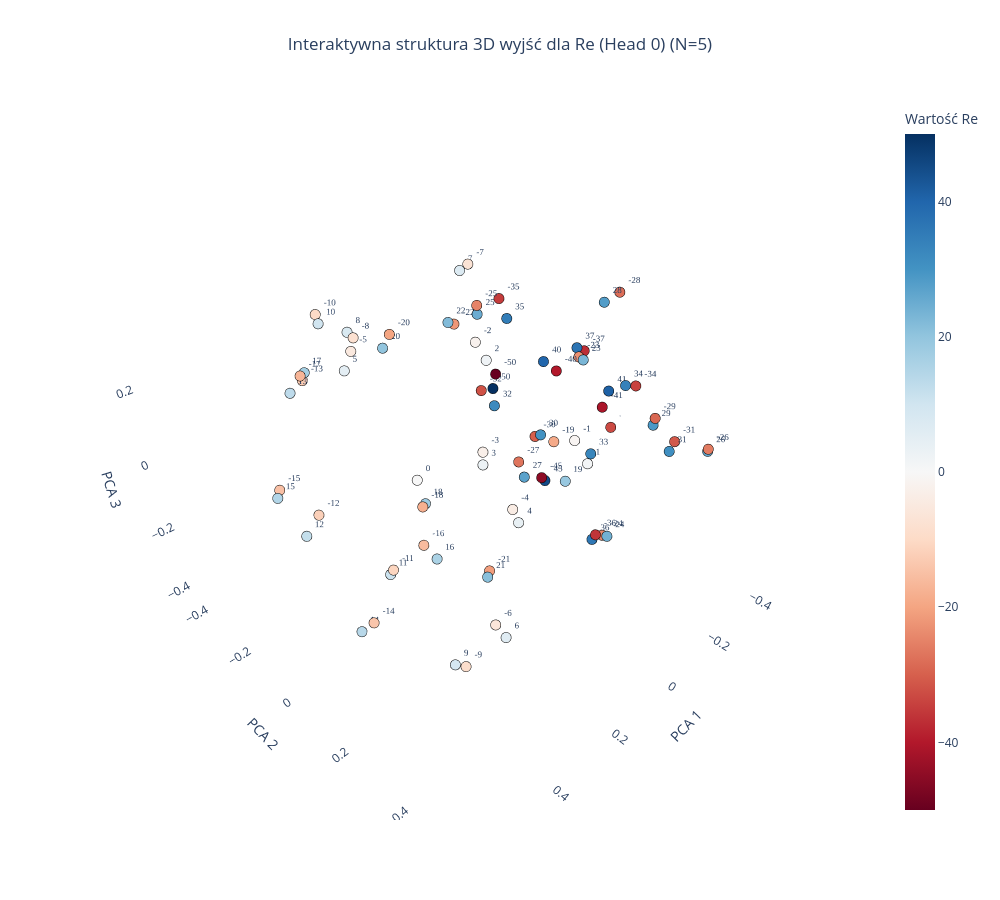
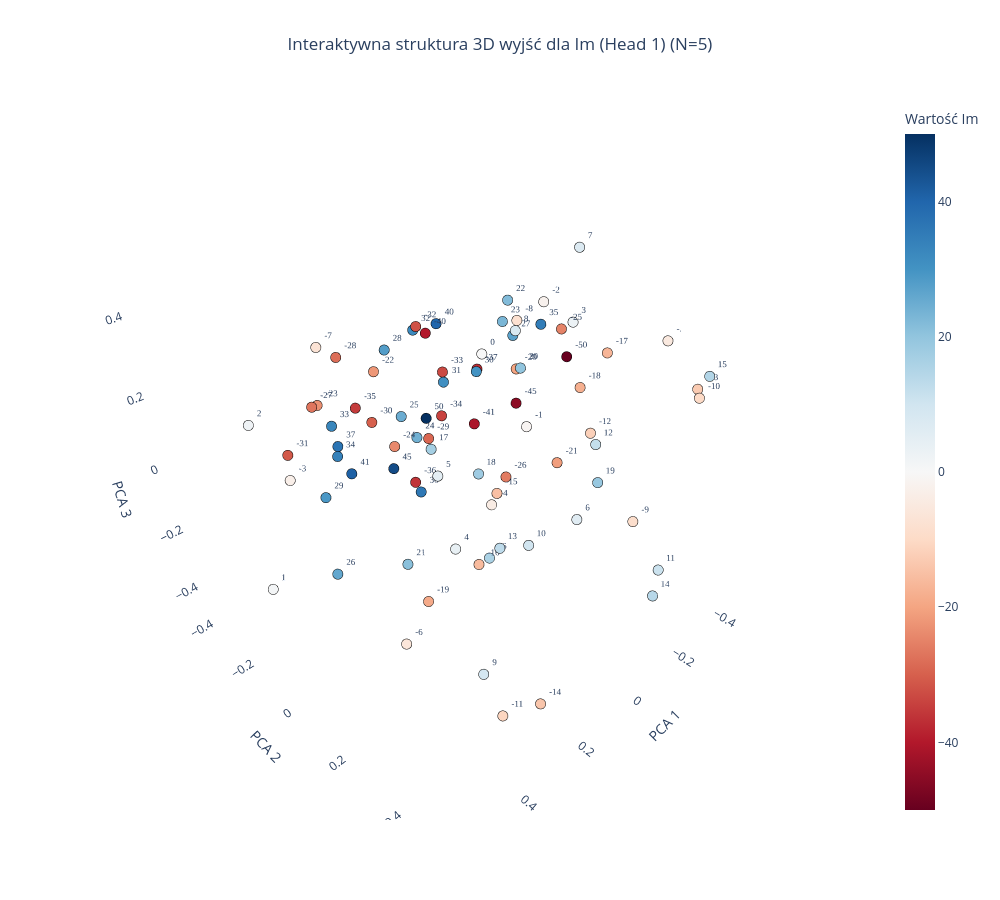

Source (notebook cell) for these figures, in order:
### Code cell
plot_output_head_plotly_3d(model, N=N, head_idx=0)

plot_output_head_plotly_3d(model, N=N, head_idx=1)

### Figure 1 — Plotly figure (JSON) as saved in the notebook; plotly's stock layout.template omitted (floating-point values rounded to 4 significant figures)
{"data": [{"hoverinfo": "text", "hovertext": ["Token ID: 0<br>Wartość algebraiczna: -50", "Token ID: 5<br>Wartość algebraiczna: -45", "Token ID: 9<br>Wartość algebraiczna: -41", "Token ID: 10<br>Wartość algebraiczna: -40", "Token ID: 13<br>Wartość algebraiczna: -37", "Token ID: 14<br>Wartość algebraiczna: -36", "Token ID: 15<br>Wartość algebraiczna: -35", "Token ID: 16<br>Wartość algebraiczna: -34", "Token ID: 17<br>Wartość algebraiczna: -33", "Token ID: 18<br>Wartość algebraiczna: -32", "Token ID: 19<br>Wartość algebraiczna: -31", "Token ID: 20<br>Wartość algebraiczna: -30", "Token ID: 21<br>Wartość algebraiczna: -29", "Token ID: 22<br>Wartość algebraiczna: -28", "Token ID: 23<br>Wartość algebraiczna: -27", "Token ID: 24<br>Wartość algebraiczna: -26", "Token ID: 25<br>Wartość algebraiczna: -25", "Token ID: 26<br>Wartość algebraiczna: -24", "Token ID: 27<br>Wartość algebraiczna: -23", "Token ID: 28<br>Wartość algebraiczna: -22", "Token ID: 29<br>Wartość algebraiczna: -21", "Token ID: 30<br>Wartość algebraiczna: -20", "Token ID: 31<br>Wartość algebraiczna: -19", "Token ID: 32<br>Wartość algebraiczna: -18", "Token ID: 33<br>Wartość algebraiczna: -17", "Token ID: 34<br>Wartość algebraiczna: -16", "Token ID: 35<br>Wartość algebraiczna: -15", "Token ID: 36<br>Wartość algebraiczna: -14", "Token ID: 37<br>Wartość algebraiczna: -13", "Token ID: 38<br>Wartość algebraiczna: -12", "Token ID: 39<br>Wartość algebraiczna: -11", "Token ID: 40<br>Wartość algebraiczna: -10", "Token ID: 41<br>Wartość algebraiczna: -9", "Token ID: 42<br>Wartość algebraiczna: -8", "Token ID: 43<br>Wartość algebraiczna: -7", "Token ID: 44<br>Wartość algebraiczna: -6", "Token ID: 45<br>Wartość algebraiczna: -5", "Token ID: 46<br>Wartość algebraiczna: -4", "Token ID: 47<br>Wartość algebraiczna: -3", "Token ID: 48<br>Wartość algebraiczna: -2", "Token ID: 49<br>Wartość algebraiczna: -1", "Token ID: 50<br>Wartość algebraiczna: 0", "Token ID: 51<br>Wartość algebraiczna: 1", "Token ID: 52<br>Wartość algebraiczna: 2", "Token ID: 53<br>Wartość algebraiczna: 3", "Token ID: 54<br>Wartość algebraiczna: 4", "Token ID: 55<br>Wartość algebraiczna: 5", "Token ID: 56<br>Wartość algebraiczna: 6", "Token ID: 57<br>Wartość algebraiczna: 7", "Token ID: 58<br>Wartość algebraiczna: 8", "Token ID: 59<br>Wartość algebraiczna: 9", "Token ID: 60<br>Wartość algebraiczna: 10", "Token ID: 61<br>Wartość algebraiczna: 11", "Token ID: 62<br>Wartość algebraiczna: 12", "Token ID: 63<br>Wartość algebraiczna: 13", "Token ID: 64<br>Wartość algebraiczna: 14", "Token ID: 65<br>Wartość algebraiczna: 15", "Token ID: 66<br>Wartość algebraiczna: 16", "Token ID: 67<br>Wartość algebraiczna: 17", "Token ID: 68<br>Wartość algebraiczna: 18", "Token ID: 69<br>Wartość algebraiczna: 19", "Token ID: 70<br>Wartość algebraiczna: 20", "Token ID: 71<br>Wartość algebraiczna: 21", "Token ID: 72<br>Wartość algebraiczna: 22", "Token ID: 73<br>Wartość algebraiczna: 23", "Token ID: 74<br>Wartość algebraiczna: 24", "Token ID: 75<br>Wartość algebraiczna: 25", "Token ID: 76<br>Wartość algebraiczna: 26", "Token ID: 77<br>Wartość algebraiczna: 27", "Token ID: 78<br>Wartość algebraiczna: 28", "Token ID: 79<br>Wartość algebraiczna: 29", "Token ID: 80<br>Wartość algebraiczna: 30", "Token ID: 81<br>Wartość algebraiczna: 31", "Token ID: 82<br>Wartość algebraiczna: 32", "Token ID: 83<br>Wartość algebraiczna: 33", "Token ID: 84<br>Wartość algebraiczna: 34", "Token ID: 85<br>Wartość algebraiczna: 35", "Token ID: 86<br>Wartość algebraiczna: 36", "Token ID: 87<br>Wartość algebraiczna: 37", "Token ID: 90<br>Wartość algebraiczna: 40", "Token ID: 91<br>Wartość algebraiczna: 41", "Token ID: 95<br>Wartość algebraiczna: 45", "Token ID: 100<br>Wartość algebraiczna: 50"], "marker": {"color": [-50, -45, -41, -40, -37, -36, -35, -34, -33, -32, -31, -30, -29, -28, -27, -26, -25, -24, -23, -22, -21, -20, -19, -18, -17, -16, -15, -14, -13, -12, -11, -10, -9, -8, -7, -6, -5, -4, -3, -2, -1, 0, 1, 2, 3, 4, 5, 6, 7, 8, 9, 10, 11, 12, 13, 14, 15, 16, 17, 18, 19, 20, 21, 22, 23, 24, 25, 26, 27, 28, 29, 30, 31, 32, 33, 34, 35, 36, 37, 40, 41, 45, 50], "colorbar": {"title": {"text": "Wartość Re"}}, "colorscale": [[0, "rgb(103,0,31)"], [0.1, "rgb(178,24,43)"], [0.2, "rgb(214,96,77)"], [0.3, "rgb(244,165,130)"], [0.4, "rgb(253,219,199)"], [0.5, "rgb(247,247,247)"], [0.6, "rgb(209,229,240)"], [0.7, "rgb(146,197,222)"], [0.8, "rgb(67,147,195)"], [0.9, "rgb(33,102,172)"], [1, "rgb(5,48,97)"]], "line": {"color": "Black", "width": 1}, "showscale": true, "size": 6}, "mode": "markers+text", "text": ["-50", "-45", "-41", "-40", "-37", "-36", "-35", "-34", "-33", "-32", "-31", "-30", "-29", "-28", "-27", "-26", "-25", "-24", "-23", "-22", "-21", "-20", "-19", "-18", "-17", "-16", "-15", "-14", "-13", "-12", "-11", "-10", "-9", "-8", "-7", "-6", "-5", "-4", "-3", "-2", "-1", "0", "1", "2", "3", "4", "5", "6", "7", "8", "9", "10", "11", "12", "13", "14", "15", "16", "17", "18", "19", "20", "21", "22", "23", "24", "25", "26", "27", "28", "29", "30", "31", "32", "33", "34", "35", "36", "37", "40", "41", "45", "50"], "textfont": {"family": "Arial Black", "size": 9}, "textposition": "top right", "type": "scatter3d", "x": [-0.09773, -0.1495, -0.2387, -0.1908, -0.3526, -0.132, -0.2472, -0.2249, -0.4364, -0.2564, -0.319, -0.2088, -0.2288, -0.4047, -0.2946, -0.1228, 0.04329, -0.1489, -0.3058, -0.1262, 0.1336, 0.1462, 0.2804, -0.01998, 0.3162, 0.4526, 0.3824, 0.5652, 0.234, 0.2742, 0.5702, 0.3206, 0.3232, 0.1141, -0.2114, 0.225, 0.2208, 0.2524, -0.2054, -0.1552, -0.008231, 0.03407, 0.00832, -0.1588, -0.2071, 0.2583, 0.2507, 0.21, -0.1964, 0.1147, 0.3461, 0.3297, 0.5759, 0.3178, 0.2794, 0.585, 0.3998, 0.4329, 0.3056, -0.03621, 0.2848, 0.1629, 0.1657, -0.09147, -0.302, -0.1465, 0.03657, -0.1399, -0.2871, -0.3348, -0.2204, -0.2111, -0.2721, -0.2613, -0.3767, -0.2036, -0.2612, -0.1272, -0.3349, -0.1699, -0.2469, -0.1591, -0.1219], "y": [-0.08016, 0.04469, 0.1548, 0.03984, -0.001803, 0.248, -0.2146, 0.2546, 0.04907, -0.2891, 0.3246, -0.03576, 0.3159, 0.05615, -0.1689, 0.519, -0.005122, 0.2571, 0.01816, -0.2607, 0.1292, -0.1902, 0.4284, -0.2962, -0.324, 0.2598, -0.3891, 0.2282, -0.4492, -0.3929, 0.3113, -0.2223, 0.2385, -0.3782, -0.2944, 0.2398, -0.2445, 0.3087, -0.2311, -0.2106, 0.2535, -0.2507, 0.3067, -0.1738, -0.2325, 0.3311, -0.2357, 0.2603, -0.3101, -0.4012, 0.2266, -0.2018, 0.3093, -0.3993, -0.4421, 0.2119, -0.3747, 0.2749, -0.3211, -0.3024, 0.464, -0.1979, 0.154, -0.2459, 0.03587, 0.2734, -0.01067, 0.5097, -0.138, 0.06198, 0.3181, -0.01826, 0.3411, -0.2403, 0.03161, 0.2402, -0.1981, 0.242, -0.01276, 0.01434, 0.1637, 0.04842, -0.1124], "z": [0.09742, -0.1889, 0.04071, 0.1172, 0.09698, -0.2555, 0.2111, 0.149, -0.1592, -0.105, -0.02043, -0.1228, 0.08473, 0.2654, -0.3177, 0.147, 0.3576, -0.2615, 0.1042, 0.1632, -0.2845, 0.2569, 0.3154, -0.4062, 0.1606, 0.07407, -0.1781, -0.07985, 0.0633, -0.3247, 0.1187, 0.3559, -0.3941, 0.1678, 0.294, -0.3264, 0.2201, 0.07773, -0.2688, 0.1179, 0.09715, -0.256, 0.06843, 0.07694, -0.3165, 0.05941, 0.1835, -0.3652, 0.2761, 0.1755, -0.3793, 0.3443, 0.1103, -0.3787, 0.04766, -0.1023, -0.1873, 0.03572, 0.1664, -0.407, 0.2485, 0.2244, -0.268, 0.185, 0.1037, -0.2538, 0.3321, 0.1286, -0.3537, 0.2629, 0.07051, -0.1106, -0.01888, -0.1375, -0.2299, 0.1529, 0.1543, -0.2715, 0.1083, 0.1419, 0.08765, -0.2015, 0.03173]}], "layout": {"height": 900, "scene": {"xaxis": {"backgroundcolor": "white", "gridcolor": "rgba(200,200,200,0.2)", "title": {"text": "PCA 1"}}, "yaxis": {"backgroundcolor": "white", "gridcolor": "rgba(200,200,200,0.2)", "title": {"text": "PCA 2"}}, "zaxis": {"backgroundcolor": "white", "gridcolor": "rgba(200,200,200,0.2)", "title": {"text": "PCA 3"}}}, "showlegend": false, "title": {"text": "Interaktywna struktura 3D wyjść dla Re (Head 0) (N=5)", "x": 0.5, "xanchor": "center"}, "width": 1000}}

### Figure 2 — Plotly figure (JSON) as saved in the notebook; plotly's stock layout.template omitted (floating-point values rounded to 4 significant figures)
{"data": [{"hoverinfo": "text", "hovertext": ["Token ID: 0<br>Wartość algebraiczna: -50", "Token ID: 5<br>Wartość algebraiczna: -45", "Token ID: 9<br>Wartość algebraiczna: -41", "Token ID: 10<br>Wartość algebraiczna: -40", "Token ID: 13<br>Wartość algebraiczna: -37", "Token ID: 14<br>Wartość algebraiczna: -36", "Token ID: 15<br>Wartość algebraiczna: -35", "Token ID: 16<br>Wartość algebraiczna: -34", "Token ID: 17<br>Wartość algebraiczna: -33", "Token ID: 18<br>Wartość algebraiczna: -32", "Token ID: 19<br>Wartość algebraiczna: -31", "Token ID: 20<br>Wartość algebraiczna: -30", "Token ID: 21<br>Wartość algebraiczna: -29", "Token ID: 22<br>Wartość algebraiczna: -28", "Token ID: 23<br>Wartość algebraiczna: -27", "Token ID: 24<br>Wartość algebraiczna: -26", "Token ID: 25<br>Wartość algebraiczna: -25", "Token ID: 26<br>Wartość algebraiczna: -24", "Token ID: 27<br>Wartość algebraiczna: -23", "Token ID: 28<br>Wartość algebraiczna: -22", "Token ID: 29<br>Wartość algebraiczna: -21", "Token ID: 30<br>Wartość algebraiczna: -20", "Token ID: 31<br>Wartość algebraiczna: -19", "Token ID: 32<br>Wartość algebraiczna: -18", "Token ID: 33<br>Wartość algebraiczna: -17", "Token ID: 34<br>Wartość algebraiczna: -16", "Token ID: 35<br>Wartość algebraiczna: -15", "Token ID: 36<br>Wartość algebraiczna: -14", "Token ID: 37<br>Wartość algebraiczna: -13", "Token ID: 38<br>Wartość algebraiczna: -12", "Token ID: 39<br>Wartość algebraiczna: -11", "Token ID: 40<br>Wartość algebraiczna: -10", "Token ID: 41<br>Wartość algebraiczna: -9", "Token ID: 42<br>Wartość algebraiczna: -8", "Token ID: 43<br>Wartość algebraiczna: -7", "Token ID: 44<br>Wartość algebraiczna: -6", "Token ID: 45<br>Wartość algebraiczna: -5", "Token ID: 46<br>Wartość algebraiczna: -4", "Token ID: 47<br>Wartość algebraiczna: -3", "Token ID: 48<br>Wartość algebraiczna: -2", "Token ID: 49<br>Wartość algebraiczna: -1", "Token ID: 50<br>Wartość algebraiczna: 0", "Token ID: 51<br>Wartość algebraiczna: 1", "Token ID: 52<br>Wartość algebraiczna: 2", "Token ID: 53<br>Wartość algebraiczna: 3", "Token ID: 54<br>Wartość algebraiczna: 4", "Token ID: 55<br>Wartość algebraiczna: 5", "Token ID: 56<br>Wartość algebraiczna: 6", "Token ID: 57<br>Wartość algebraiczna: 7", "Token ID: 58<br>Wartość algebraiczna: 8", "Token ID: 59<br>Wartość algebraiczna: 9", "Token ID: 60<br>Wartość algebraiczna: 10", "Token ID: 61<br>Wartość algebraiczna: 11", "Token ID: 62<br>Wartość algebraiczna: 12", "Token ID: 63<br>Wartość algebraiczna: 13", "Token ID: 64<br>Wartość algebraiczna: 14", "Token ID: 65<br>Wartość algebraiczna: 15", "Token ID: 66<br>Wartość algebraiczna: 16", "Token ID: 67<br>Wartość algebraiczna: 17", "Token ID: 68<br>Wartość algebraiczna: 18", "Token ID: 69<br>Wartość algebraiczna: 19", "Token ID: 70<br>Wartość algebraiczna: 20", "Token ID: 71<br>Wartość algebraiczna: 21", "Token ID: 72<br>Wartość algebraiczna: 22", "Token ID: 73<br>Wartość algebraiczna: 23", "Token ID: 74<br>Wartość algebraiczna: 24", "Token ID: 75<br>Wartość algebraiczna: 25", "Token ID: 76<br>Wartość algebraiczna: 26", "Token ID: 77<br>Wartość algebraiczna: 27", "Token ID: 78<br>Wartość algebraiczna: 28", "Token ID: 79<br>Wartość algebraiczna: 29", "Token ID: 80<br>Wartość algebraiczna: 30", "Token ID: 81<br>Wartość algebraiczna: 31", "Token ID: 82<br>Wartość algebraiczna: 32", "Token ID: 83<br>Wartość algebraiczna: 33", "Token ID: 84<br>Wartość algebraiczna: 34", "Token ID: 85<br>Wartość algebraiczna: 35", "Token ID: 86<br>Wartość algebraiczna: 36", "Token ID: 87<br>Wartość algebraiczna: 37", "Token ID: 90<br>Wartość algebraiczna: 40", "Token ID: 91<br>Wartość algebraiczna: 41", "Token ID: 95<br>Wartość algebraiczna: 45", "Token ID: 100<br>Wartość algebraiczna: 50"], "marker": {"color": [-50, -45, -41, -40, -37, -36, -35, -34, -33, -32, -31, -30, -29, -28, -27, -26, -25, -24, -23, -22, -21, -20, -19, -18, -17, -16, -15, -14, -13, -12, -11, -10, -9, -8, -7, -6, -5, -4, -3, -2, -1, 0, 1, 2, 3, 4, 5, 6, 7, 8, 9, 10, 11, 12, 13, 14, 15, 16, 17, 18, 19, 20, 21, 22, 23, 24, 25, 26, 27, 28, 29, 30, 31, 32, 33, 34, 35, 36, 37, 40, 41, 45, 50], "colorbar": {"title": {"text": "Wartość Im"}}, "colorscale": [[0, "rgb(103,0,31)"], [0.1, "rgb(178,24,43)"], [0.2, "rgb(214,96,77)"], [0.3, "rgb(244,165,130)"], [0.4, "rgb(253,219,199)"], [0.5, "rgb(247,247,247)"], [0.6, "rgb(209,229,240)"], [0.7, "rgb(146,197,222)"], [0.8, "rgb(67,147,195)"], [0.9, "rgb(33,102,172)"], [1, "rgb(5,48,97)"]], "line": {"color": "Black", "width": 1}, "showscale": true, "size": 6}, "mode": "markers+text", "text": ["-50", "-45", "-41", "-40", "-37", "-36", "-35", "-34", "-33", "-32", "-31", "-30", "-29", "-28", "-27", "-26", "-25", "-24", "-23", "-22", "-21", "-20", "-19", "-18", "-17", "-16", "-15", "-14", "-13", "-12", "-11", "-10", "-9", "-8", "-7", "-6", "-5", "-4", "-3", "-2", "-1", "0", "1", "2", "3", "4", "5", "6", "7", "8", "9", "10", "11", "12", "13", "14", "15", "16", "17", "18", "19", "20", "21", "22", "23", "24", "25", "26", "27", "28", "29", "30", "31", "32", "33", "34", "35", "36", "37", "40", "41", "45", "50"], "textfont": {"family": "Arial Black", "size": 9}, "textposition": "top right", "type": "scatter3d", "x": [-0.3591, -0.2589, -0.1892, 0.001773, -0.2242, 0.02296, 0.3121, -0.1634, -0.1611, -0.005004, 0.322, 0.2424, -0.1973, 0.1038, 0.3331, -0.2716, -0.32, 0.03088, 0.3059, 0.3092, -0.2595, -0.07648, 0.3157, -0.1441, -0.3411, 0.04218, 0.3275, 0.2665, -0.3995, -0.05857, 0.2865, -0.3154, -0.3954, -0.04999, 0.417, 0.403, -0.5171, -0.1174, 0.5084, -0.4055, -0.48, -0.08953, 0.5178, 0.5506, -0.4735, 0.07405, 0.364, -0.2504, -0.369, -0.003198, 0.3051, 0.3423, -0.4035, -0.07768, 0.3404, -0.1818, -0.4068, 0.006591, 0.3159, 0.2535, -0.3339, -0.06991, 0.3012, -0.1311, -0.3131, -0.07589, 0.2643, 0.3555, -0.3676, -0.05916, 0.205, -0.1423, -0.2419, -0.01078, 0.2345, 0.1908, -0.3341, 0.0452, 0.2604, -0.04872, 0.2581, 0.1871, 0.1705], "y": [0.003554, -0.08582, -0.1819, -0.1602, -0.2057, -0.2026, -0.05089, -0.2923, -0.2805, -0.2037, -0.3565, -0.08812, -0.3931, -0.4098, -0.195, -0.13, 0.01132, -0.2763, -0.2134, 0.02258, 0.07339, 0.07691, 0.1736, 0.2212, 0.149, 0.06873, 0.4032, 0.492, 0.3867, 0.3259, 0.3944, 0.4411, 0.2549, 0.09882, -0.01812, 0.1902, 0.2128, -0.04031, -0.03931, -0.1264, -0.2379, -0.0529, -0.1891, -0.09913, -0.07312, 0.0117, 0.2764, 0.1642, 0.01412, 0.1377, 0.3477, 0.5012, 0.3552, 0.3296, 0.4255, 0.4767, 0.4088, 0.07361, 0.2044, 0.2793, 0.1634, 0.09648, 0.08667, -0.006771, -0.1947, -0.305, 0.05004, -0.1389, -0.2044, -0.408, -0.3856, -0.1259, -0.3663, -0.2228, -0.2704, -0.3241, -0.0721, -0.1543, -0.2137, -0.1755, -0.1692, -0.08772, 0.02463], "z": [0.09403, -0.04868, -0.1296, 0.2357, 0.02623, -0.2377, 0.2011, -0.1403, 0.01219, 0.2362, -0.07345, 0.1145, -0.2843, 0.1108, 0.1496, -0.3347, 0.1939, -0.1477, 0.1345, 0.322, -0.1732, 0.1973, -0.237, 0.1776, 0.1676, -0.3615, 0.2161, -0.3731, 0.1351, 0.137, -0.4848, 0.169, -0.3575, 0.3423, 0.4042, -0.3029, 0.1608, -0.3061, 0.1093, 0.1977, -0.2988, 0.1835, -0.306, 0.2426, 0.1306, -0.3219, 0.2103, -0.3187, 0.4039, 0.3472, -0.3593, 0.1547, -0.4847, 0.09841, 0.0998, -0.3522, 0.1776, -0.3577, 0.2159, 0.1597, -0.2341, 0.2101, -0.1839, 0.3314, 0.146, -0.1814, 0.2027, -0.3276, 0.07961, 0.07242, -0.2927, 0.08287, -0.08894, 0.2173, 0.01634, -0.126, 0.1732, -0.2338, -0.006389, 0.2386, -0.06932, -0.04789, 0.1444]}], "layout": {"height": 900, "scene": {"xaxis": {"backgroundcolor": "white", "gridcolor": "rgba(200,200,200,0.2)", "title": {"text": "PCA 1"}}, "yaxis": {"backgroundcolor": "white", "gridcolor": "rgba(200,200,200,0.2)", "title": {"text": "PCA 2"}}, "zaxis": {"backgroundcolor": "white", "gridcolor": "rgba(200,200,200,0.2)", "title": {"text": "PCA 3"}}}, "showlegend": false, "title": {"text": "Interaktywna struktura 3D wyjść dla Im (Head 1) (N=5)", "x": 0.5, "xanchor": "center"}, "width": 1000}}
